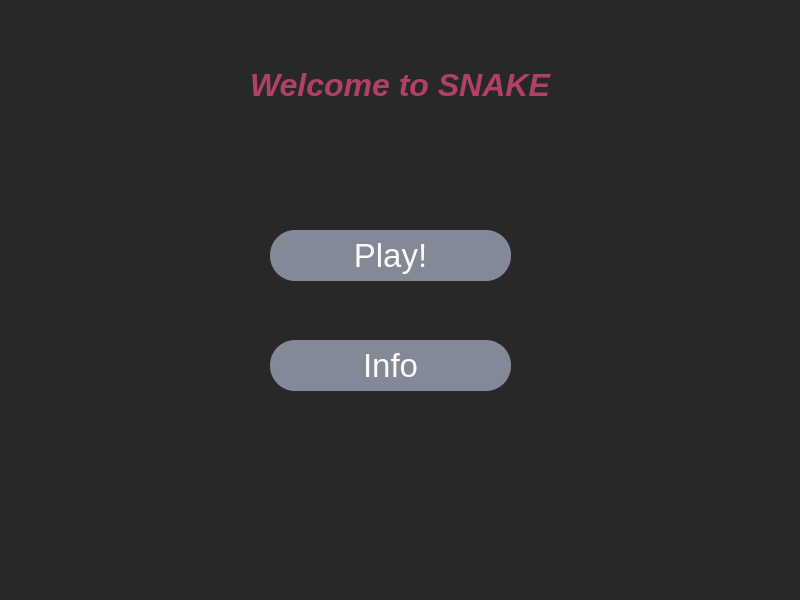
<?xml version="1.0" encoding="UTF-8"?>
<ui version="4.0">
 <class>MainWindow</class>
 <widget class="QMainWindow" name="MainWindow">
  <property name="geometry">
   <rect>
    <x>0</x>
    <y>0</y>
    <width>800</width>
    <height>600</height>
   </rect>
  </property>
  <property name="windowTitle">
   <string>MainWindow</string>
  </property>
  <property name="styleSheet">
   <string notr="true">background-color:rgb(40, 40, 40)</string>
  </property>
  <widget class="QWidget" name="centralwidget">
   <widget class="QPushButton" name="pushButton">
    <property name="geometry">
     <rect>
      <x>270</x>
      <y>230</y>
      <width>241</width>
      <height>51</height>
     </rect>
    </property>
    <property name="font">
     <font>
      <pointsize>25</pointsize>
     </font>
    </property>
    <property name="styleSheet">
     <string notr="true">background-color: rgb(131,137,150); color: rgb(251, 250, 248);
border-radius:25px


</string>
    </property>
    <property name="text">
     <string>Play!</string>
    </property>
   </widget>
   <widget class="QPushButton" name="pushButton_2">
    <property name="geometry">
     <rect>
      <x>270</x>
      <y>340</y>
      <width>241</width>
      <height>51</height>
     </rect>
    </property>
    <property name="font">
     <font>
      <pointsize>25</pointsize>
     </font>
    </property>
    <property name="styleSheet">
     <string notr="true">background-color: rgb(131,137,150); color: rgb(251, 250, 248);
border-radius:25px</string>
    </property>
    <property name="text">
     <string>Info</string>
    </property>
   </widget>
   <widget class="QLabel" name="label_picture">
    <property name="geometry">
     <rect>
      <x>30</x>
      <y>150</y>
      <width>221</width>
      <height>301</height>
     </rect>
    </property>
    <property name="text">
     <string/>
    </property>
   </widget>
   <widget class="QLabel" name="label">
    <property name="geometry">
     <rect>
      <x>250</x>
      <y>40</y>
      <width>371</width>
      <height>91</height>
     </rect>
    </property>
    <property name="styleSheet">
     <string notr="true">color: rgb(176, 64, 100);
</string>
    </property>
    <property name="text">
     <string>&lt;html&gt;&lt;head/&gt;&lt;body&gt;&lt;p&gt;&lt;span style=&quot; font-size:24pt; font-weight:700; font-style:italic;&quot;&gt;Welcome to SNAKE&lt;/span&gt;&lt;/p&gt;&lt;/body&gt;&lt;/html&gt;</string>
    </property>
   </widget>
   <widget class="QLabel" name="label_2">
    <property name="geometry">
     <rect>
      <x>530</x>
      <y>150</y>
      <width>241</width>
      <height>301</height>
     </rect>
    </property>
    <property name="text">
     <string/>
    </property>
   </widget>
  </widget>
  <widget class="QMenuBar" name="menubar">
   <property name="geometry">
    <rect>
     <x>0</x>
     <y>0</y>
     <width>800</width>
     <height>25</height>
    </rect>
   </property>
  </widget>
  <widget class="QStatusBar" name="statusbar"/>
 </widget>
 <resources/>
 <connections/>
</ui>
